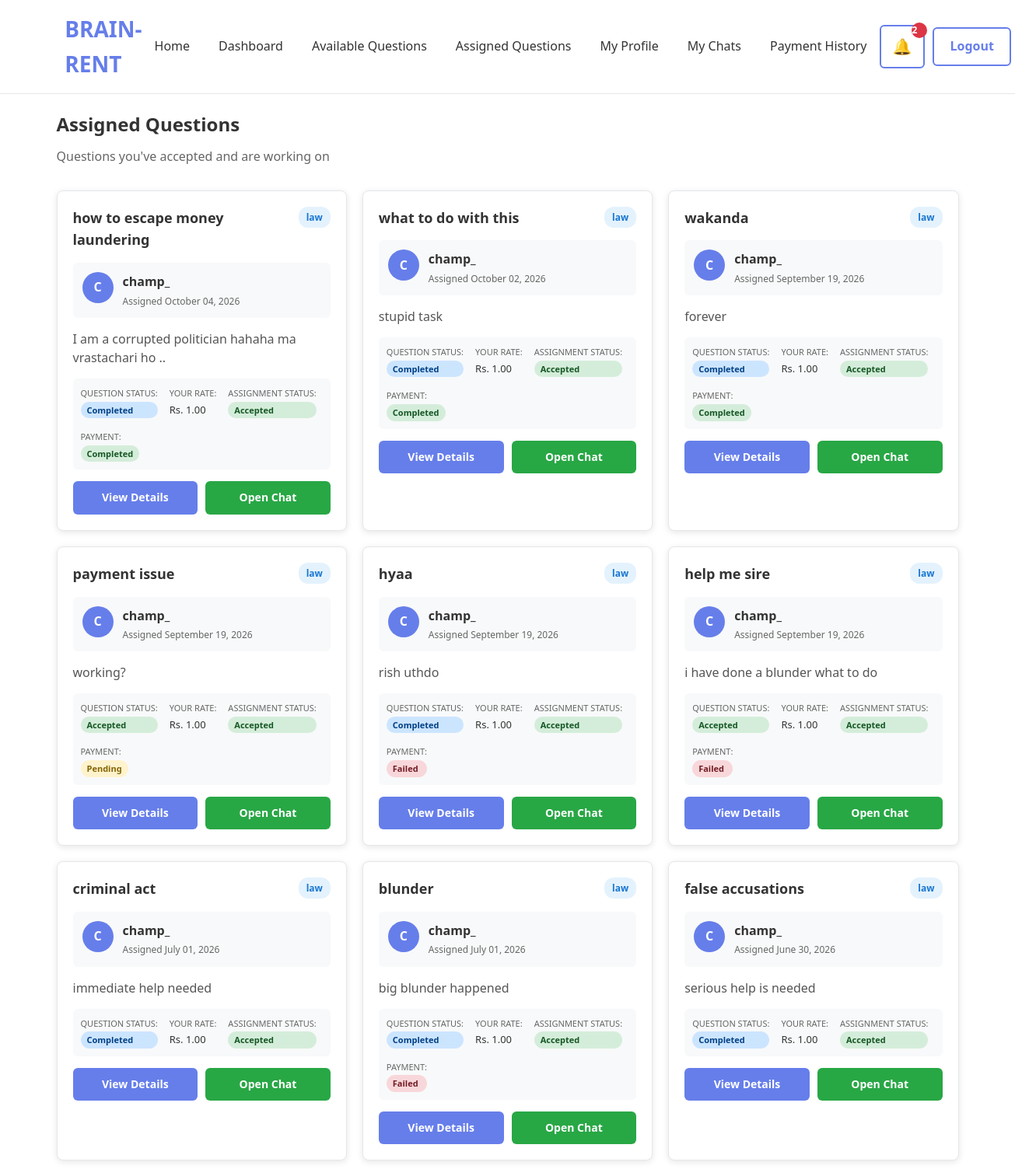
/advisor/assigned/ (signed in), run on the app's committed database.
### question/models.py (models this page shows, shortened)
class QuestionAssignment(models.Model):
    STATUS_CHOICES = [
        ("invited", "Invited"),
        ("accepted", "Accepted"),
        ("declined", "Declined"),
        ("selected", "Selected"),
        ("completed", "Completed"),
    ]
    question = models.ForeignKey(
        Question,
        on_delete=models.CASCADE,
        related_name="assignments"
    )
    advisor = models.ForeignKey(
        "advisor.AdvisorProfile",
        on_delete=models.CASCADE,
        related_name="assignments"
    )
    status = models.CharField(
        max_length=20,
        choices=STATUS_CHOICES,
        default="invited"
    )
    assigned_at = models.DateTimeField(
        auto_now_add=True
    )
    class Meta:
        unique_together = ("question", "advisor")

class Question(models.Model):
    STATUS_CHOICES = [
        ("pending", "Pending"),
        ("accepted", "Accepted"),
        ("completed", "Completed"),
        ("cancelled", "Cancelled"),
    ]
    questioner = models.ForeignKey(
        settings.AUTH_USER_MODEL,
        on_delete=models.CASCADE,
        related_name="questions"
    )
    category = models.ForeignKey(
        Category,
        on_delete=models.CASCADE,
        related_name="questions"
    )
    title = models.CharField(
        max_length=200
    )
    description = models.TextField()
    status = models.CharField(
        max_length=20,
        choices=STATUS_CHOICES,
        default="pending"
    )
    created_at = models.DateTimeField(
        auto_now_add=True
    )

class Category(models.Model):
    name = models.CharField(
        max_length=100,
        unique=True
    )
    description = models.TextField(
        blank=True
    )
    icon = models.ImageField(
        upload_to="category_icons/",
        blank=True,
        null=True
    )

### accounts/models.py (models this page shows, shortened)
class CustomUser(AbstractUser):
    ROLE_CHOICES = [
        ("questioner", "Questioner"),
        ("advisor", "Advisor"),
    ]
    role = models.CharField(
    max_length=20,
    choices=ROLE_CHOICES,
    default="questioner"
 )
    phone_number = models.CharField(
        max_length=15,
        blank=True
    )
    profile_picture = models.ImageField(
        upload_to="profile_pictures/",
        blank=True,
        null=True
    )
    created_at = models.DateTimeField(
        auto_now_add=True
    )
    updated_at = models.DateTimeField(
        auto_now=True
    )

### advisor/models.py (models this page shows, shortened)
class AdvisorProfile(models.Model):
    STATUS_CHOICES = [
        ("pending", "Pending"),
        ("under_review", "Under Review"),
        ("approved", "Approved"),
        ("rejected", "Rejected"),
        ("suspended", "Suspended"),
    ]
    user = models.OneToOneField(
        settings.AUTH_USER_MODEL,
        on_delete=models.CASCADE
    )
    bio = models.TextField()
    expertise = models.ManyToManyField(
    "question.Category",
    related_name="advisors"
 )
    experience = models.PositiveIntegerField(
        help_text="Years of experience"
    )
    consultation_rate = models.DecimalField(
        max_digits=10,
        decimal_places=2,
        default=0.00,
        help_text="Consultation rate per session in NPR"
    )
    verification_status = models.CharField(
        max_length=20,
        choices=STATUS_CHOICES,
        default="pending"
    )

### payment/models.py (models this page shows, shortened)
class Payment(models.Model):
    STATUS_CHOICES = [
        ('pending', 'Pending'),
        ('completed', 'Completed'),
        ('failed', 'Failed'),
        ('refunded', 'Refunded'),
    ]
    CURRENCY_CHOICES = [
        ('NPR', 'Nepali Rupee'),
    ]
    question = models.ForeignKey(
        Question,
        on_delete=models.CASCADE,
        related_name='payments'
    )
    advisor = models.ForeignKey(
        AdvisorProfile,
        on_delete=models.CASCADE,
        related_name='received_payments'
    )
    questioner = models.ForeignKey(
        settings.AUTH_USER_MODEL,
        on_delete=models.CASCADE,
        related_name='made_payments'
    )
    amount = models.DecimalField(
        max_digits=10,
        decimal_places=2
    )
    currency = models.CharField(
        max_length=3,
        choices=CURRENCY_CHOICES,
        default='NPR'
    )
    status = models.CharField(
        max_length=20,
        choices=STATUS_CHOICES,
        default='pending'
    )
    khalti_txn_id = models.CharField(
        max_length=100,
        blank=True,
        null=True,
        help_text='Khalti transaction ID'
    )
    khalti_idx = models.CharField(
        max_length=100,
        blank=True,
        null=True,
        help_text='Khalti payment index'
    )
    payment_method = models.CharField(
        max_length=50,
        default='khalti'
    )
    created_at = models.DateTimeField(auto_now_add=True)
    updated_at = models.DateTimeField(auto_now=True)
    completed_at = models.DateTimeField(null=True, blank=True)
    class Meta:
        ordering = ['-created_at']

### question/views.py (the view)
@login_required
def assigned_questions(request):
    if request.user.role != "advisor":
        return HttpResponseForbidden("Access Denied")
    profile = get_object_or_404(
        AdvisorProfile,
        user=request.user,
    )
    assignments = QuestionAssignment.objects.filter(
        advisor=profile
    ).select_related(
        "question",
        "question__category",
        "question__questioner"
    ).prefetch_related(
        "question__assignments__advisor"
    ).order_by("-assigned_at")
    from payment.models import Payment
    question_ids = [assignment.question.id for assignment in assignments]
    payments = Payment.objects.filter(
        question__id__in=question_ids
    ).select_related('questioner', 'advisor__user')
    payment_map = {payment.question.id: payment for payment in payments}
    for assignment in assignments:
        if assignment.question.id in payment_map:
            assignment.question.payment = payment_map[assignment.question.id]
        else:
            assignment.question.payment = None
    return render(
        request,
        "question/assigned_questions.html",
        {
            "assignments": assignments,
        },
    )

### templates/question/assigned_questions.html (shortened to what this page needs)
{% extends "base.html" %}
{% block content %}
<section class="assigned-questions">
    <div class="page-header">
        <h1>Assigned Questions</h1>
        <p>Questions you've accepted and are working on</p>
    </div>
    {% if assignments %}
        <div class="assignments-grid">
            {% for assignment in assignments %}
                <div class="assignment-card">
                    <div class="assignment-header">
                        <h3 class="assignment-title">
                            <a href="{% url 'advisor_question_detail' assignment.question.id %}">
                                {{ assignment.question.title }}
                            </a>
                        </h3>
                        <span class="category-badge">{{ assignment.question.category.name }}</span>
                    </div>
                    <div class="questioner-info">
                        <div class="questioner-avatar">
                            {% if assignment.question.questioner.profile_picture %}
                                <img src="{{ assignment.question.questioner.profile_picture.url }}" alt="{{ assignment.question.questioner.username }}">
                            {% else %}
                                <div class="avatar-placeholder">{{ assignment.question.questioner.username|first|upper }}</div>
                            {% endif %}
                        </div>
                        <div class="questioner-details">
                            <div class="questioner-name">{{ assignment.question.questioner.username }}</div>
                            <div class="assignment-date">Assigned {{ assignment.assigned_at|date:"F d, Y" }}</div>
                        </div>
                    </div>
                    <div class="assignment-body">
                        <p class="assignment-description">{{ assignment.question.description|truncatewords:20 }}</p>
                    </div>
                    <div class="assignment-meta">
                        <div class="meta-item">
                            <span class="meta-label">Question Status:</span>
                            <span class="status-badge status-{{ assignment.question.status }}">{{ assignment.question.get_status_display }}</span>
                        </div>
                        <div class="meta-item">
                            <span class="meta-label">Your Rate:</span>
                            <span class="meta-value">Rs. {{ assignment.advisor.consultation_rate|floatformat:2 }}</span>
                        </div>
                        <div class="meta-item">
                            <span class="meta-label">Assignment Status:</span>
                            <span class="status-badge status-{{ assignment.status }}">{{ assignment.get_status_display }}</span>
                        </div>
                        {% if assignment.question.payment %}
                            <div class="meta-item">
                                <span class="meta-label">Payment:</span>
                                <span class="payment-badge status-{{ assignment.question.payment.status }}">
                                    {{ assignment.question.payment.get_status_display }}
                                </span>
                            </div>
                        {% endif %}
                    </div>
                    <div class="assignment-actions">
                        <a href="{% url 'advisor_question_detail' assignment.question.id %}" class="btn btn-primary">
                            View Details
                        </a>
                        <a href="{% url 'conversation_detail' assignment.question.id %}" class="btn btn-success">
                            Open Chat
                        </a>
                    </div>
                </div>
            {% endfor %}
        </div>
    {% endif %}
</section>
{% endblock %}

### static/css/base.css (style rules this page uses)
* { margin: 0; padding: 0; box-sizing: border-box; }
body { font-family: 'Segoe UI', Tahoma, Geneva, Verdana, sans-serif; background: white; color: #333; line-height: 1.6; }

### templates/question/assigned_questions.html (style rules this page uses)
.assigned-questions { max-width: 1200px; margin: 0 auto; padding: 20px; }
.page-header { margin-bottom: 30px; }
.page-header h1 { color: #333; margin: 0 0 10px 0; }
.page-header p { color: #666; margin: 0; }
.assignments-grid { display: grid; grid-template-columns: repeat(auto-fill, minmax(350px, 1fr)); gap: 20px; }
.assignment-card { background: white; border: 1px solid #e5e7eb; border-radius: 8px; padding: 20px; box-shadow: 0 2px 8px rgba(0, 0, 0, 0.1); transition: all 0.2s ease; }
.assignment-header { display: flex; justify-content: space-between; align-items: flex-start; margin-bottom: 15px; }
.assignment-title { margin: 0; color: #333; font-size: 18px; flex: 1; }
.assignment-title a { color: #333; text-decoration: none; }
.category-badge { background: #e3f2fd; color: #1976d2; padding: 4px 10px; border-radius: 12px; font-size: 12px; font-weight: 600; white-space: nowrap; }
.questioner-info { display: flex; gap: 12px; margin-bottom: 15px; padding: 12px; background: #f8f9fa; border-radius: 6px; }
.avatar-placeholder { width: 40px; height: 40px; border-radius: 50%; background: #667eea; color: white; display: flex; align-items: center; justify-content: center; font-weight: bold; font-size: 16px; }
.questioner-details { flex: 1; }
.questioner-name { font-weight: 600; color: #333; margin-bottom: 2px; }
.assignment-date { font-size: 12px; color: #666; }
.assignment-body { margin-bottom: 15px; }
.assignment-description { color: #555; line-height: 1.5; margin: 0; }
.assignment-meta { display: flex; flex-wrap: wrap; gap: 15px; margin-bottom: 15px; padding: 10px; background: #f8f9fa; border-radius: 6px; }
.meta-item { display: flex; flex-direction: column; gap: 2px; }
.meta-label { font-size: 11px; color: #666; text-transform: uppercase; }
.meta-value { font-size: 13px; color: #333; font-weight: 500; }
.status-badge { padding: 2px 8px; border-radius: 12px; font-size: 11px; font-weight: 600; text-transform: capitalize; }
.status-pending { background: #fff3cd; color: #856404; }
.status-accepted { background: #d4edda; color: #155724; }
.status-completed { background: #cce5ff; color: #004085; }
.payment-badge { padding: 2px 8px; border-radius: 12px; font-size: 11px; font-weight: 600; text-transform: capitalize; }
.status-completed.payment-badge { background: #d4edda; color: #155724; }
.status-pending.payment-badge { background: #fff3cd; color: #856404; }
.status-failed.payment-badge { background: #f8d7da; color: #721c24; }
.assignment-actions { display: flex; gap: 10px; }
.assignment-actions .btn { flex: 1; text-align: center; }
.btn { padding: 10px 20px; border: none; border-radius: 6px; font-size: 14px; font-weight: 600; cursor: pointer; transition: all 0.2s ease; text-decoration: none; display: inline-block; }
.btn-primary { background: #667eea; color: white; }
.btn-success { background: #28a745; color: white; }

### data on the page
QuestionAssignment: question "how to escape money laundering", question.category.name "law", question.questioner.username|first "C", question.questioner.username "champ_", assigned_at "October 04, 2026", question.description "I am a corrupted politician hahaha ma vrastachari ho ..", question.status "Completed", advisor.consultation_rate "1.00", status "Accepted", question.payment.status "Completed"
QuestionAssignment: question "what to do with this", question.category.name "law", question.questioner.username|first "C", question.questioner.username "champ_", assigned_at "October 02, 2026", question.description "stupid task", question.status "Completed", advisor.consultation_rate "1.00", status "Accepted", question.payment.status "Completed"
QuestionAssignment: question "wakanda", question.category.name "law", question.questioner.username|first "C", question.questioner.username "champ_", assigned_at "September 19, 2026", question.description "forever", question.status "Completed", advisor.consultation_rate "1.00", status "Accepted", question.payment.status "Completed"
QuestionAssignment: question "payment issue", question.category.name "law", question.questioner.username|first "C", question.questioner.username "champ_", assigned_at "September 19, 2026", question.description "working?", question.status "Accepted", advisor.consultation_rate "1.00", status "Accepted", question.payment.status "Pending"
QuestionAssignment: question "hyaa", question.category.name "law", question.questioner.username|first "C", question.questioner.username "champ_", assigned_at "September 19, 2026", question.description "rish uthdo", question.status "Completed", advisor.consultation_rate "1.00", status "Accepted", question.payment.status "Failed"
QuestionAssignment: question "help me sire", question.category.name "law", question.questioner.username|first "C", question.questioner.username "champ_", assigned_at "September 19, 2026", question.description "i have done a blunder what to do", question.status "Accepted", advisor.consultation_rate "1.00", status "Accepted", question.payment.status "Failed"
QuestionAssignment: question "criminal act", question.category.name "law", question.questioner.username|first "C", question.questioner.username "champ_", assigned_at "July 01, 2026", question.description "immediate help needed", question.status "Completed", advisor.consultation_rate "1.00", status "Accepted"
QuestionAssignment: question "blunder", question.category.name "law", question.questioner.username|first "C", question.questioner.username "champ_", assigned_at "July 01, 2026", question.description "big blunder happened", question.status "Completed", advisor.consultation_rate "1.00", status "Accepted", question.payment.status "Failed"
QuestionAssignment: question "false accusations", question.category.name "law", question.questioner.username|first "C", question.questioner.username "champ_", assigned_at "June 30, 2026", question.description "serious help is needed", question.status "Completed", advisor.consultation_rate "1.00", status "Accepted"
